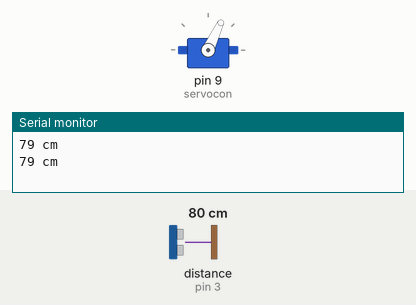
This sketch was run on a simulated Arduino Uno, built with avr-gcc and run on an emulated ATmega328P. On the bench: servo, the last lines printed to the serial monitor. Wiring (inferred from the names in the program): ultrasonic range finder: trigger pin 4; echo pin 3. Inputs (shaded band) come from the test bench; at power-on: distance to the obstacle (sensor on pin 3) 80 cm. The echo pulse lasts 58.3 µs per cm.

Above: at 3.8 s.
3.9 s: distance to the obstacle (sensor on pin 3) set to 9 cm
7.2 s: distance to the obstacle (sensor on pin 3) set to 6 cm
At 12.9 s:
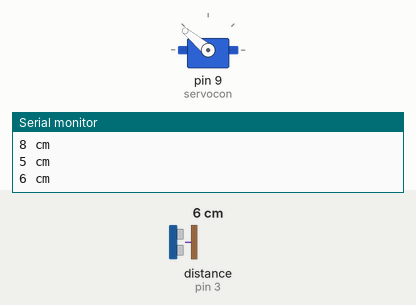
At 15.7 s:
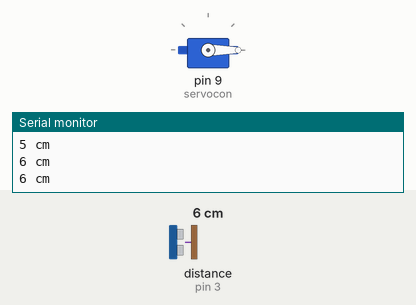
Timing chart, 0 to 17.2 s (numbered marks = the images above; inputs shaded):
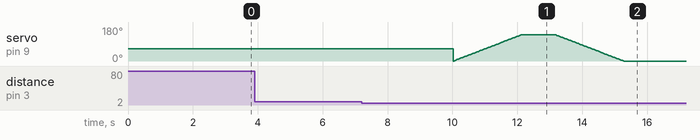

Measured:
- the behaviour switches between 8 and 7 cm on distance to the obstacle (sensor on pin 3) (found by bisection; images 0 and 1)

The sketch:

robot_with_radar.ino
```cpp
/*
code makes a robot move forward for 1 second
*/
#include <Servo.h>
#define trigPin 4
#define echoPin 3
#define servocon 9
#define LMF 10
#define LMR 11
#define RMF 6
#define RMR 5
#define forwardtime 1000
#define mindistance 7


Servo myservo;

int pos = 0;

int leftdis = 10;
int rightdis = 10;
long duration;       // , distance;
 long distance;


void setup() {
  Serial.begin (9600);
  pinMode(trigPin, OUTPUT);
  pinMode(echoPin, INPUT);

 myservo.attach(servocon);

}

void loop(){
  myservo.write(65);
  moveforward();

  ping();
  if (distance < mindistance)
  { radar();
  }


}


void moveforward(){

digitalWrite(LMR, LOW);
digitalWrite(RMR,LOW);
digitalWrite(LMF, HIGH);
digitalWrite(RMF, HIGH);
delay (1000);

digitalWrite(LMF, LOW);
digitalWrite(RMF, LOW);

}
void radar() {
  for (pos = 0; pos <= 140; pos += 1) { // goes from 0 degrees to 180 degrees
    // in steps of 1 degree
    myservo.write(pos);              // tell servo to go to position in variable 'pos'
    delay(15);                       // waits 15ms for the servo to reach the position
  }

ping();
rightdis = distance;

  for (pos = 140; pos >= 0; pos -= 1) { // goes from 180 degrees to 0 degrees
    myservo.write(pos);              // tell servo to go to position in variable 'pos'
    delay(15);                       // waits 15ms for the servo to reach the position
  }
 ping ();
 leftdis = distance;

if (leftdis>rightdis)
{ Serial.println("turn left");
digitalWrite(LMR, HIGH);
digitalWrite(RMR,HIGH);
delay(1000);
digitalWrite(RMR, LOW);
delay(2000);
digitalWrite(LMR,LOW);


}
else
{Serial.println("turn right");
digitalWrite(LMR, HIGH);
digitalWrite(RMR,HIGH);
delay(1000);
digitalWrite(LMR, LOW);
delay(2000);
digitalWrite(RMR,LOW);}

delay (2000);

}

void ping() {


  digitalWrite(trigPin, LOW);  // Added this line
  delayMicroseconds(2); // Added this line
  digitalWrite(trigPin, HIGH);
 delayMicroseconds(1000);  //Removed this line
  delayMicroseconds(10); // Added this line
  digitalWrite(trigPin, LOW);
  duration = pulseIn(echoPin, HIGH);
  distance = (duration/2) / 29.1;


    Serial.print(distance);
    Serial.println(" cm");

 delay(1000);
}
```
